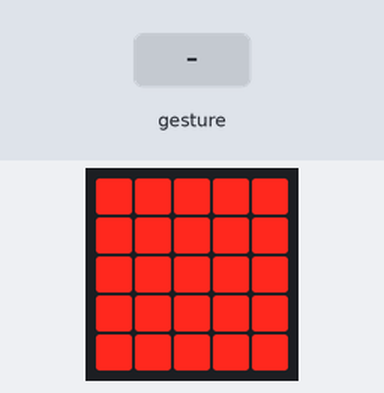
The program below on a simulated BBC micro:bit (MakeCode). Shown: the board's 5×5 LED display. The test bench sets the inputs (shaded band). Random numbers come from a fixed seed; a tilt is held for 1.5 s and a shake lasts 1 s, then the board lies face up again.

Above: at 6.9 s.
8.5 s: gesture 'shake'
At 9.1 s:
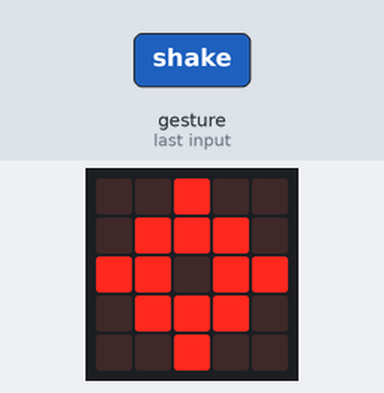
At 10.1 s:
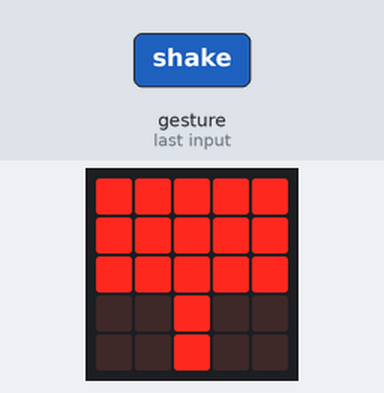
10.8 s: gesture 'shake'
At 11.9 s:
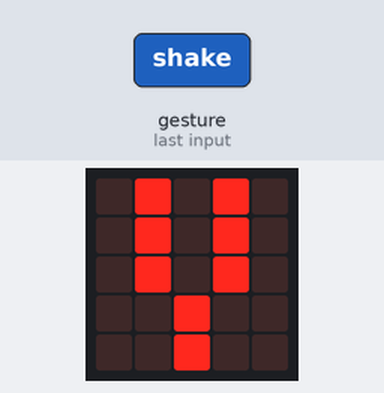
Timing chart, 0 to 13.8 s (numbered marks = the images above; inputs shaded):
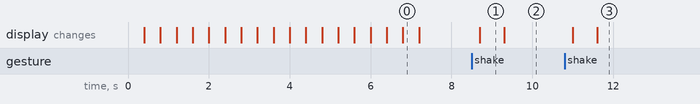

The program:

main.ts
```typescript
input.onGesture(Gesture.Shake, function () {
    hand = randint(0, 2)
    if (hand == 0) {
        basic.showIcon(IconNames.Target)
        basic.showLeds(`
            # # # # #
            # # # # #
            # # # # #
            . . # . .
            . . # . .
            `)
    } else if (hand == 1) {
        basic.showIcon(IconNames.Target)
        basic.showLeds(`
            # # # # #
            # # # # #
            # # # # #
            # # # # #
            # # # # #
            `)
    } else if (hand == 2) {
        basic.showIcon(IconNames.Target)
        basic.showLeds(`
            . # . # .
            . # . # .
            . # . # .
            . . # . .
            . . # . .
            `)
    }
})
let hand = 0
basic.showLeds(`
    . . . . .
    . . . . .
    . . . . .
    . . . . .
    . . . # #
    `)
basic.showLeds(`
    . . . . .
    . . . . .
    . . . . .
    . . . . .
    . # # # #
    `)
basic.showLeds(`
    . . . . .
    . . . . .
    . . . . .
    # . . . .
    # # # # #
    `)
basic.showLeds(`
    . . . . .
    # . . . .
    # . . . .
    # . . . .
    # # # # #
    `)
basic.showLeds(`
    # # . . .
    # . . . .
    # . . . .
    # . . . .
    # # # # #
    `)
basic.showLeds(`
    # # # # .
    # . . . .
    # . . . .
    # . . . .
    # # # # #
    `)
basic.showLeds(`
    # # # # #
    # . . . #
    # . . . .
    # . . . .
    # # # # #
    `)
basic.showLeds(`
    # # # # #
    # . . . #
    # . . . #
    # . . . #
    # # # # #
    `)
basic.clearScreen()
basic.showLeds(`
    . . . . .
    . . . . .
    . . . . .
    . . . . .
    # . . . .
    `)
basic.showLeds(`
    . . . . .
    . . . . .
    . . . . .
    # . . . .
    # # . . .
    `)
basic.showLeds(`
    . . . . .
    . . . . .
    . . . . .
    # # . . .
    # # . . .
    `)
basic.showLeds(`
    . . . . .
    . . . . .
    # # . . .
    # # # . .
    # # # . .
    `)
basic.showLeds(`
    . . . . .
    # . . . .
    # # # . .
    # # # . .
    # # # # .
    `)
basic.showLeds(`
    # . . . .
    # # . . .
    # # # . .
    # # # # .
    # # # # #
    `)
basic.showLeds(`
    # # . . .
    # # # . .
    # # # # .
    # # # # #
    # # # # #
    `)
basic.showLeds(`
    # # # . .
    # # # # .
    # # # # #
    # # # # #
    # # # # #
    `)
basic.showLeds(`
    # # # # .
    # # # # #
    # # # # #
    # # # # #
    # # # # #
    `)
basic.showLeds(`
    # # # # #
    # # # # #
    # # # # #
    # # # # #
    # # # # #
    `)
basic.clearScreen()
```

test.ts
```typescript
// 在這裡測試；當此封包作為擴充功能時，將不會編譯此內容。
```

Measured:
- after the input at 8.5 s, the display: changes after 0.20 s (image 1)
- after the input at 10.8 s, the display: first changes after 0.20 s (image 3 shows a later state)
- what the display in image 0 shows lasts 0.4 s, from 6.8 s to 7.2 s
- what the display in image 1 shows lasts 0.6 s, from 8.7 s to 9.3 s
